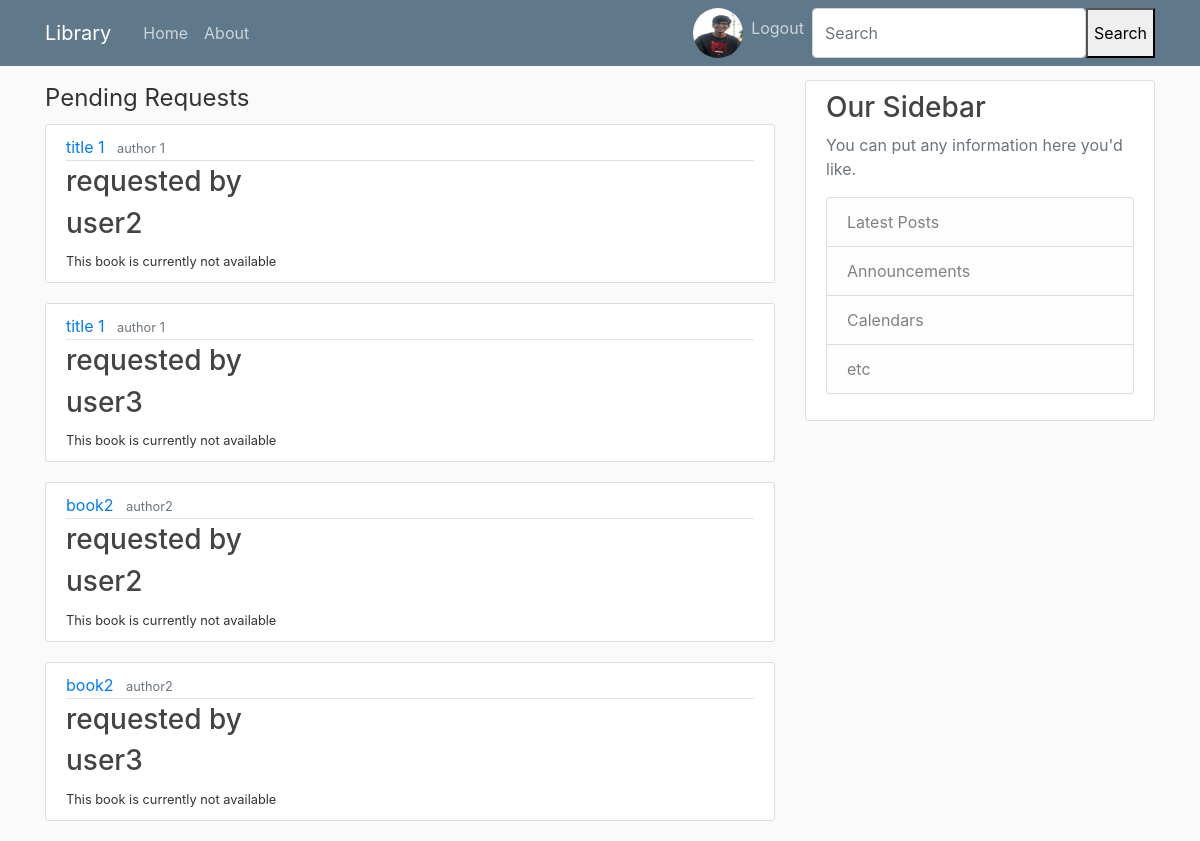
Before: /request/list/ (signed in) with the older database file.
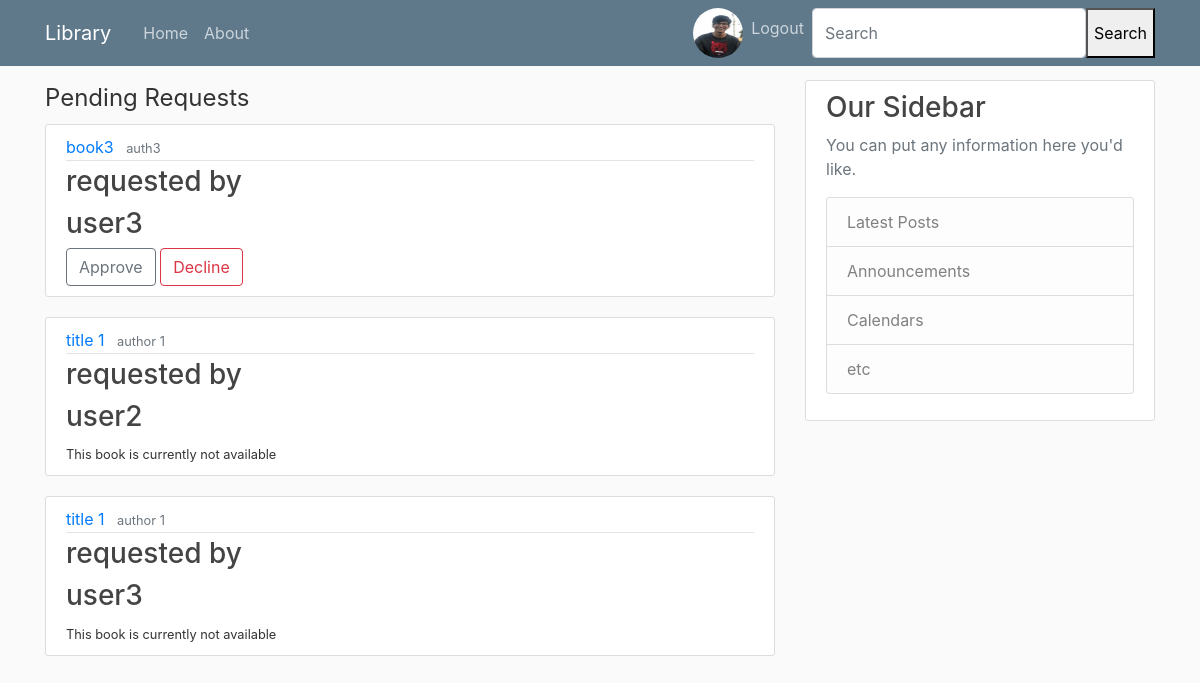
After: the same page with the newer database file.
### books/models.py (models this page shows, shortened)
class request_detail(models.Model):
    book_detail = models.ForeignKey(Book, on_delete=models.CASCADE)
    requested_by = models.ForeignKey(User, on_delete=models.CASCADE)
    return_date = models.DateField(default=timezone.now()+datetime.timedelta(days=7))
    request_status = models.CharField(max_length=15, default = 'Pending')

class Book(models.Model):
    title = models.CharField(max_length=100)
    genre = models.CharField(max_length=50)
    author = models.CharField(max_length=100)
    date_added = models.DateTimeField(default=timezone.now)
    publisher = models.CharField(max_length=100)
    summary = models.TextField(blank=True)
    location = models.TextField()
    available = models.BooleanField(default=True)
    ISBN = models.CharField(max_length=17)

### books/views.py (the view)
# urls.py: path('request/list/', views.RequestListView.as_view(), name='request-list'),
class RequestListView(LoginRequiredMixin, UserPassesTestMixin, ListView):
    model = request_detail
    template_name = 'books/requests_list.html'
    context_object_name = 'requests'
    ordering = ['book_detail']
    def test_func(self):
        current_user = self.request.user
        if current_user.has_perm('books.add_book'):
            return True
        return False

### books/templates/books/requests_list.html
{% extends "books/base.html" %}
{% block content %}
    <legend>Pending Requests</legend>
    {% for request in requests %}
        {% if request.request_status == 'Pending' and request.book_detail.available == True %}
            <article class="media content-section">
            <div class="media-body">
                <div class="article-metadata">
                    <a class="mr-2" href="{% url 'book-detail' request.book_detail.id %}">{{ request.book_detail.title }}</a>
                    <small class="text-muted">{{ request.book_detail.author }}</small>
                </div>
                <h3>requested by </h3><h3><a class="article-title" href="{% url 'profile-detail' request.requested_by.id %}">{{ request.requested_by }}</a></h3>
                    <a class="btn btn-outline-secondary" href="{% url 'request-approve' request.id %}">Approve</a>
                    <a class="btn btn-outline-danger" href="{% url 'request-decline' request.id %}">Decline</a>
                    </div>
        </article>
        {% endif %}
    {% endfor %}
     {% for request in requests %}
        {% if request.request_status == 'Pending' and request.book_detail.available == False %}
        <article class="media content-section">
            <div class="media-body">
                <div class="article-metadata">
                    <a class="mr-2" href="{% url 'book-detail' request.book_detail.id %}">{{ request.book_detail.title }}</a>
                    <small class="text-muted">{{ request.book_detail.author }}</small>
                </div>
                <h3>requested by </h3><h3><a class="article-title" href="{% url 'profile-detail' request.requested_by.id %}">{{ request.requested_by }}</a></h3>
                    <small>This book is currently not available</small>
                    </div>
        </article>
        {% endif %}
    {% endfor %}
{% endblock content %}

Changed rows visible on the page:
no longer on this page (row edited): request_detail: book_detail "book2", book_detail.author "author2", requested_by "user2", shown under "Pending Requests"
no longer on this page (row edited): request_detail: book_detail "book2", book_detail.author "author2", requested_by "user3", shown under "Pending Requests"
added request_detail: book_detail "book3", book_detail.author "auth3", requested_by "user3", shown under "Pending Requests"
